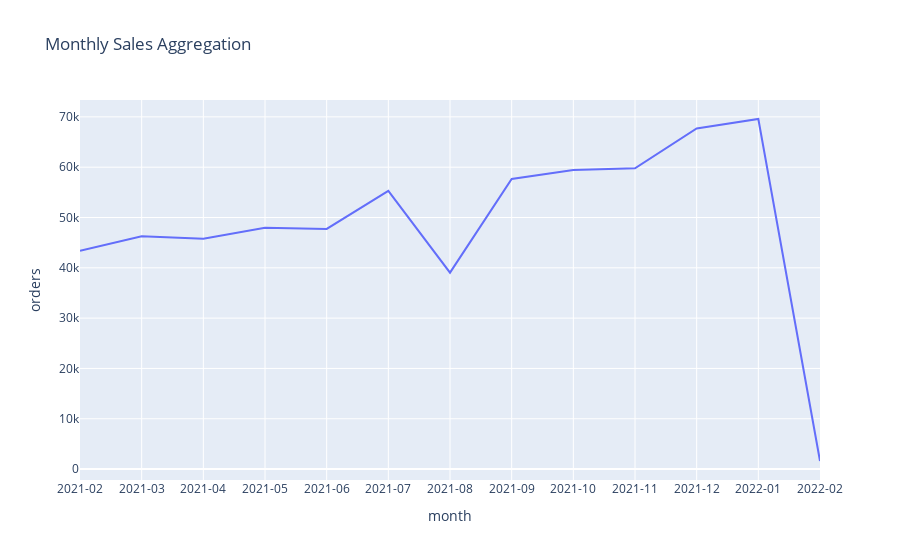

This figure's notebook cell:
### Markdown cell above
It looks like there was a stark drop of orders somewhere between August 1 and September 12. Is it possible that we have any missing values?

### Code cell
# Resample data to monthly frequency
monthly = data.resample('M').sum(numeric_only=True).copy()

# Convert index to string format
monthly['month'] = monthly.index.strftime('%Y-%m')

# Create a line plot with categorical x-axis
fig = px.line(monthly, x='month', y='orders', title='Monthly Sales Aggregation')

# Set x-axis tickmode to 'linear' and tickangle to 45 degrees
fig.update_layout(xaxis={'type': 'category', 'tickmode': 'linear', 'tickangle': 0})

# Display the plot
fig.show()

### Figure 1 — Plotly figure (JSON) as saved in the notebook; plotly's stock layout.template omitted (floating-point values rounded to 4 significant figures)
{"data": [{"hovertemplate": "month=%{x}<br>orders=%{y}<extra></extra>", "legendgroup": "", "line": {"color": "#636efa", "dash": "solid"}, "marker": {"symbol": "circle"}, "mode": "lines", "name": "", "orientation": "v", "showlegend": false, "type": "scatter", "x": ["2021-02", "2021-03", "2021-04", "2021-05", "2021-06", "2021-07", "2021-08", "2021-09", "2021-10", "2021-11", "2021-12", "2022-01", "2022-02"], "xaxis": "x", "y": [43402, 46257, 45774, 47955, 47739, 55307, 39040.0, 57644, 59417, 59788, 67686, 69577, 1607], "yaxis": "y"}], "layout": {"legend": {"tracegroupgap": 0}, "title": {"text": "Monthly Sales Aggregation"}, "xaxis": {"anchor": "y", "domain": [0, 1], "tickangle": 0, "tickmode": "linear", "title": {"text": "month"}, "type": "category"}, "yaxis": {"anchor": "x", "domain": [0, 1], "title": {"text": "orders"}}}}
